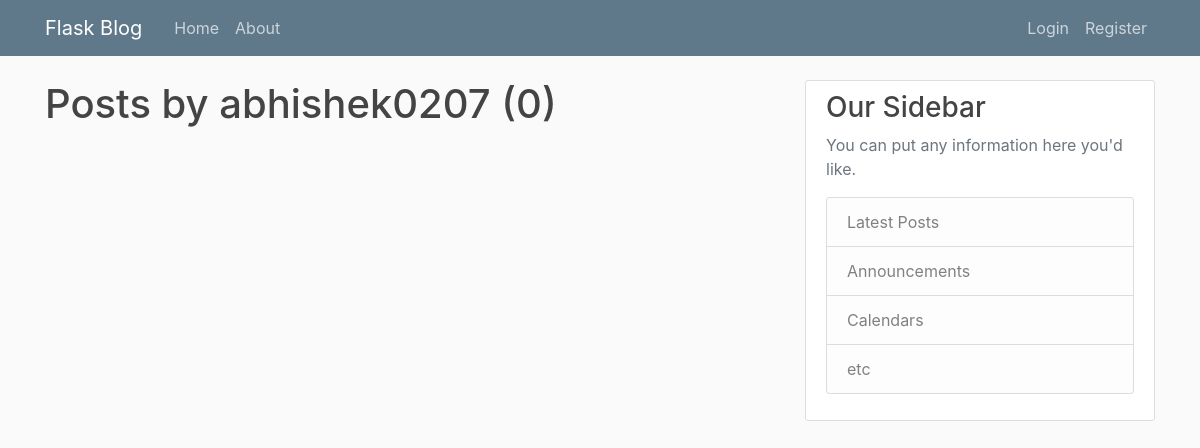
The page /user/abhishek0207 on the database as committed earlier.
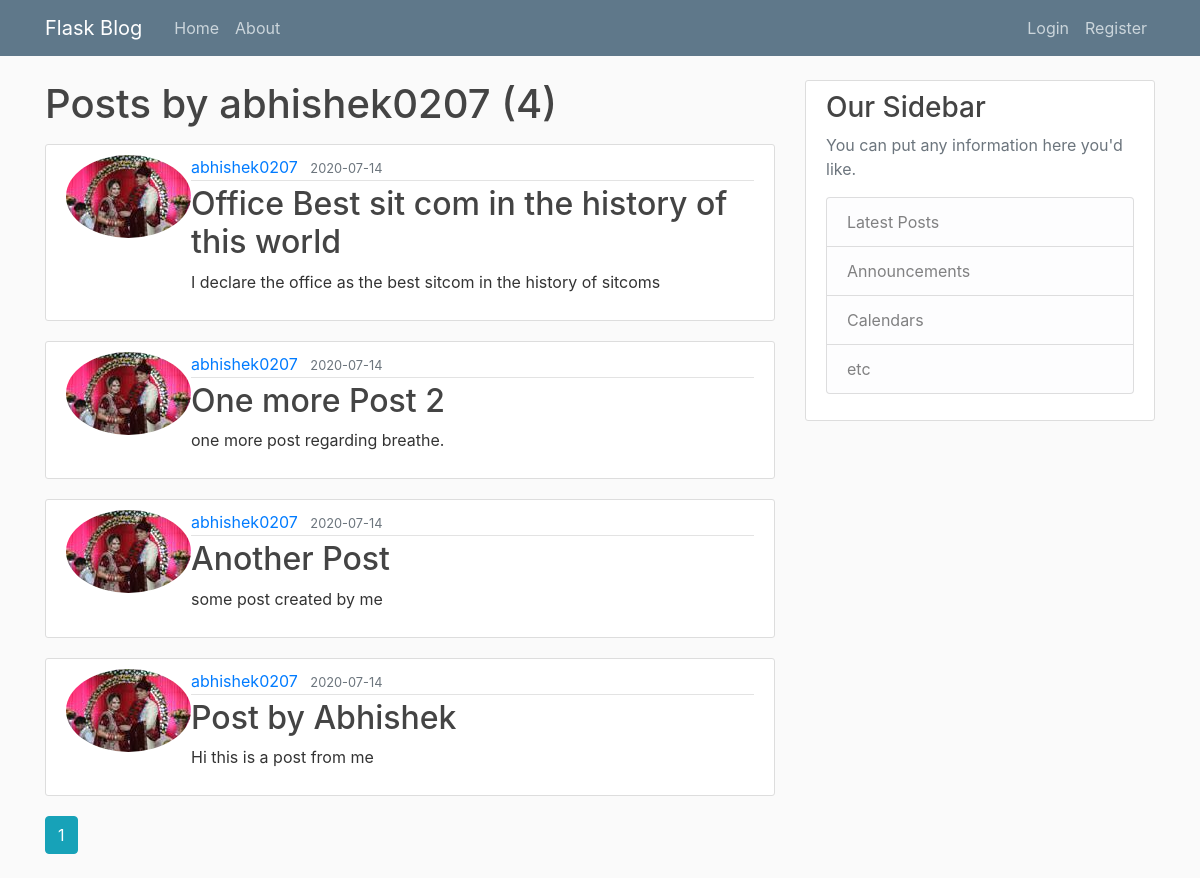
The same page on the database as committed later.
### flaskblog/models.py (models this page shows, shortened)
class User(db.Model, UserMixin):
    id = db.Column(db.Integer, primary_key=True)
    username = db.Column(db.String(20), unique=True, nullable=False)
    email = db.Column(db.String(120), unique=True, nullable=False)
    image_file = db.Column(db.String(20),  nullable=False, default='default.jpg')
    password = db.Column(db.String(60), nullable=False)
    posts  = db.relationship('Post', backref = 'author', lazy= True)

class Post(db.Model):
    id = db.Column(db.Integer, primary_key=True)
    title = db.Column(db.String(100), nullable=False)
    date_posted = db.Column(db.DateTime, nullable=False, default=datetime.utcnow)
    content = db.Column(db.Text, nullable=False)
    userId = db.Column(db.Integer, db.ForeignKey('user.id'), nullable=False)

### flaskblog/routes.py (the view)
@app.route('/user/<string:username>', methods=["GET", "POST"])
def user_post(username):
    page = request.args.get('page', 1, type=int)
    user = User.query.filter_by(username=username).first_or_404()
    posts = Post.query.filter_by(author=user)\
    .order_by(Post.date_posted.desc())\
    .paginate(page=page, per_page = 5)
    return render_template('user_posts.html', posts=posts, user=user)

### flaskblog/templates/user_posts.html
{% extends "layout.html"%}
{% block content %}
    <h1 class="mb-3">Posts by {{user.username}} ({{ posts.total }})</h1>
    {% for post in posts.items %}
        <article class="media content-section">
            <img class='rounded-circle article-image' src="{{ url_for('static', filename='profile_pics/' + post.author.image_file )}}" />
            <div class="media-body">
                <div class="article-metadata">
                <a class="mr-2" href="{{ url_for('user_post', username=post.author.username) }}">{{ post.author.username }}</a>
                <small class="text-muted">{{ post.date_posted.strftime('%Y-%m-%d') }}</small>
                </div>
                <h2><a class="article-title" href="{{ url_for('post', post_id=post.id) }}">{{ post.title }}</a></h2>
                <p class="article-content">{{ post.content }}</p>
            </div>
        </article>
    {% endfor %}
    {% for page_num in posts.iter_pages(left_edge=1, right_edge=1, left_current=1, right_current=2) %}
        {% if page_num %}
            {% if posts.page == page_num %}
                <a class="btn btn-info mb-4" href="{{ url_for('user_post', username=user.username, page=page_num) }}"> {{ page_num }}</a>
            {%else %}
                 <a class="btn btn-outline-info mb-4" href="{{ url_for('user_post', username=user.username, page=page_num) }}"> {{ page_num }}</a>
            {%endif%}
        {% else %}
        ...
        {% endif %}
    {% endfor %}
{% endblock content%}

### flaskblog/templates/layout.html (shortened to what this page needs)
<!DOCTYPE html>
<html lang="en">
   <head>
<link rel="stylesheet" href="https://stackpath.bootstrapcdn.com/bootstrap/4.5.0/css/bootstrap.min.css">
<link rel="stylesheet" type="text/css" href= "{{ url_for('static', filename='main.css') }}">
  </head>
  <body>
  <header class="site-header">
  <nav class="navbar navbar-expand-md navbar-dark bg-steel fixed-top">
    <div class="container">
      <a class="navbar-brand mr-4" href="/">Flask Blog</a>
      <div class="collapse navbar-collapse" id="navbarToggle">
        <div class="navbar-nav mr-auto">
          <a class="nav-item nav-link" href="{{ url_for('home') }}">Home</a>
          <a class="nav-item nav-link" href="{{ url_for('about')}}">About</a>
        </div>
        <div class="navbar-nav">
        {% if current_user.is_authenticated %}
        <a class="nav-item nav-link" href="{{ url_for('new_post') }}">New Post</a>
        <a class="nav-item nav-link" href="{{ url_for('account') }}">Account</a>
        <a class="nav-item nav-link" href="{{ url_for('logout') }}">Logout</a>
        {% else %}
          <a class="nav-item nav-link" href="{{ url_for('login') }}">Login</a>
          <a class="nav-item nav-link" href="{{ url_for('register') }}">Register</a>
        {% endif %}
        </div>
      </div>
    </div>
  </nav>
</header>
<main role="main" class="container">
  <div class="row">
    <div class="col-md-8">
      {% block content %}{% endblock %}
    </div>
    <div class="col-md-4">
      <div class="content-section">
        <h3>Our Sidebar</h3>
        <p class='text-muted'>You can put any information here you'd like.
          <ul class="list-group">
            <li class="list-group-item list-group-item-light">Latest Posts</li>
            <li class="list-group-item list-group-item-light">Announcements</li>
            <li class="list-group-item list-group-item-light">Calendars</li>
            <li class="list-group-item list-group-item-light">etc</li>
          </ul>
        </p>
      </div>
    </div>
  </div>
</main>
  </body>
</html>

### flaskblog/static/main.css (style rules this page uses)
body { background: #fafafa; color: #333333; margin-top: 5rem; }
h1, h2, h3, h4, h5, h6 { color: #444444; }
.bg-steel { background-color: #5f788a; }
.site-header .navbar-nav .nav-link { color: #cbd5db; }
.content-section { background: #ffffff; padding: 10px 20px; border: 1px solid #dddddd; border-radius: 3px; margin-bottom: 20px; }
.article-title { color: #444444; }
.article-content { white-space: pre-line; }
.article-metadata { padding-bottom: 1px; margin-bottom: 4px; border-bottom: 1px solid #e3e3e3; }

Rows that differ between the two databases and show on the page:
added Post: image_file (picture), author.username "abhishek0207", date_posted "2020-07-14", title "Office Best sit com in the history of this world", content "I declare the office as the best sitcom in the history of sitcoms"
added Post: image_file (picture), author.username "abhishek0207", date_posted "2020-07-14", title "One more Post 2", content "one more post regarding breathe."
added Post: image_file (picture), author.username "abhishek0207", date_posted "2020-07-14", title "Another Post", content "some post created by me"
added Post: image_file (picture), author.username "abhishek0207", date_posted "2020-07-14", title "Post by Abhishek", content "Hi this is a post from me"
Other text that changed with them:
{{ posts.total }}: "0" → "4"
new list line: "1"
